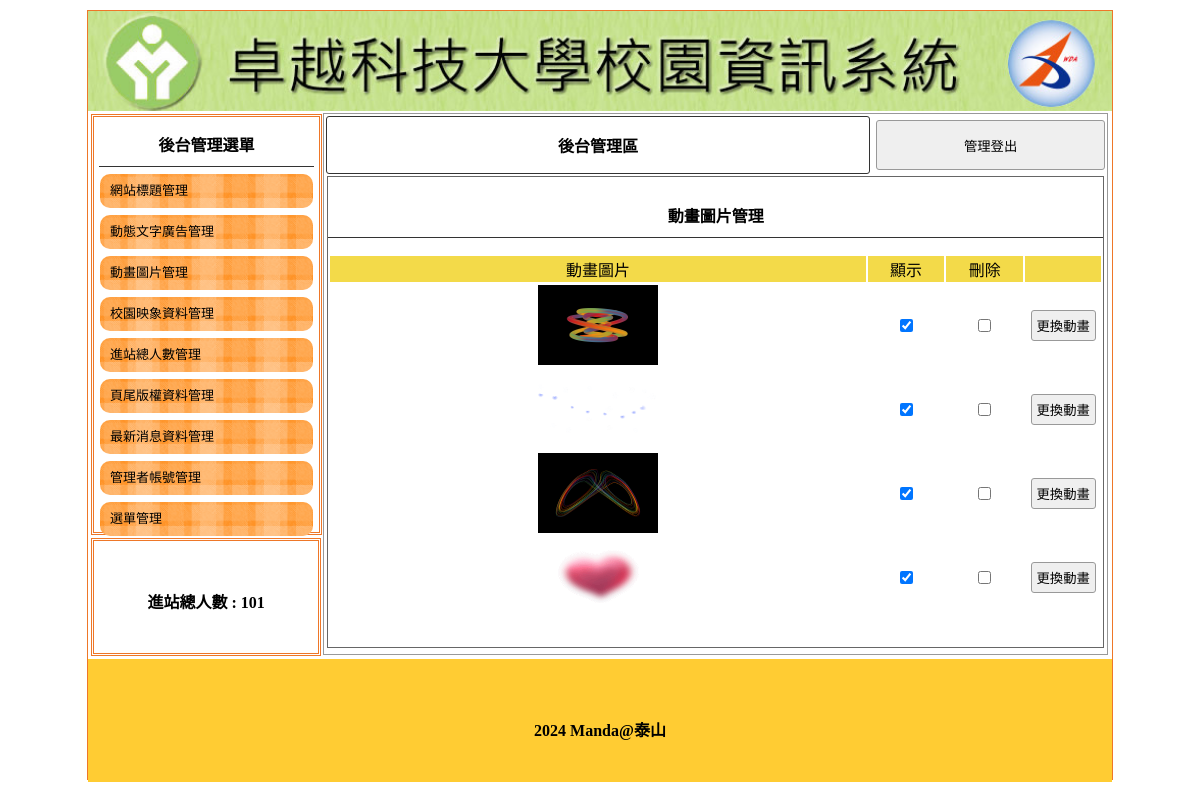
Page /admin.php?do=mvim on the committed database.
### tables this page shows
CREATE TABLE `titles` (
  `id` int(10) UNSIGNED NOT NULL,
  `img` text NOT NULL,
  `text` text NOT NULL,
  `sh` int(1) UNSIGNED NOT NULL DEFAULT 0
);

CREATE TABLE `total` (
  `id` int(10) UNSIGNED NOT NULL,
  `total` int(10) NOT NULL
);

CREATE TABLE `mvims` (
  `id` int(10) UNSIGNED NOT NULL,
  `img` text NOT NULL,
  `sh` int(1) UNSIGNED NOT NULL DEFAULT 1
);

CREATE TABLE `bottom` (
  `id` int(11) NOT NULL,
  `bottom` text NOT NULL
);

### api/db.php (called while the page is built, shortened)
<?php
class DB{
    protected $dsn="mysql:host=localhost;charset=utf8;dbname=db10";
    protected $pdo;
    protected $table;
    function __construct($table){
        $this->table=$table;
        $this->pdo=new PDO($this->dsn,'root','');
    }
    function all(...$arg){
        $sql="SELECT * FROM $this->table ";
        return $this->fetchAll($sql);
    }
    function find($id){
        $sql="SELECT * FROM $this->table ";
        if(is_array($id)){
            $where=$this->a2s($id);
            $sql=$sql . " WHERE ". join(" && ",$where);
        }else{
            $sql .= " WHERE `id`='$id' ";
        }
        return $this->fetchOne($sql);
    }
    function a2s($array){
        $tmp=[];
        foreach($array as $key => $value){
            $tmp[]="`$key`='$value'";
        }
        return $tmp;
    }
    protected function fetchOne($sql){
        return $this->pdo->query($sql)->fetch(PDO::FETCH_ASSOC);
    }
    protected function fetchAll($sql){
        return $this->pdo->query($sql)->fetchAll(PDO::FETCH_ASSOC);
    }
}
$Title=new DB('titles');
$Mvim=new DB('mvims');
$Total=new DB('total');
$Bottom=new DB('bottom');

### backend/mvim.php (the view, shortened to what this page needs)
<div class="di"
    style="height:540px; border:#999 1px solid; width:76.5%; margin:2px 0px 0px 0px; float:left; position:relative; left:20px;">
    <?php include_once "logout.php"; ?>
    <div style="width:99%; height:87%; margin:auto; overflow:auto; border:#666 1px solid;">
        <p class="t cent botli">動畫圖片管理</p>
        <form method="post" action="./api/edit.php">
            <table width="100%" class='cent'>
                <tbody>
                    <tr class="yel">
                        <td width="70%">動畫圖片</td>
                        <td width="10%">顯示</td>
                        <td width="10%">刪除</td>
                        <td></td>
                    </tr>
                    <?php
                    $rows=$Mvim->all();
                    foreach($rows as $row){
                    ?>
                    <tr>
                        <td>
                            <img src="./upload/<?=$row['img'];?>" style="width:120px;height:80px;">
                        </td>
                        <td>
                            <input type="checkbox" name="sh[]" value="<?=$row['id'];?>" <?=($row['sh']==1)?'checked':'';?>>
                        </td>
                        <td>
                            <input type="checkbox" name="del[]" value="<?=$row['id'];?>">
                        </td>
                        <td>
                            <input type="button"
                                onclick="op('#cover','#cvr','./modal/upload_<?=$do;?>.php?id=<?=$row['id'];?>&table=<?=$do;?>')"
                                  value="更換動畫">
                        </td>
                    </tr>
                    <?php
                    }
                    ?>
                </tbody>
            </table>
        </form>
    </div>
</div>

### admin.php (shortened to what this page needs)
<?php include_once "api/db.php";?>
<!DOCTYPE html
    PUBLIC "-//W3C//DTD XHTML 1.0 Transitional//EN" "http://www.w3.org/TR/xhtml1/DTD/xhtml1-transitional.dtd">
<html xmlns="http://www.w3.org/1999/xhtml">
<head>
    <link href="./css/css.css" rel="stylesheet" type="text/css">
</head>
<body>
    <div id="main">
        <a title="<?=$Title->find(['sh'=>1])['text'];?>" href="index.php">
            <div class="ti" style="background:url('./upload/<?=$Title->find(['sh'=>1])['img'];?>'); background-size:cover;"></div>
        </a>
        <div id="ms">
            <div id="lf" style="float:left;">
                <div id="menuput" class="dbor">
                    <span class="t botli">後台管理選單</span>
                    <a style="color:#000; font-size:13px; text-decoration:none;" href="?do=title">
                        <div class="mainmu">
                            網站標題管理 </div>
                    </a>
                    <a style="color:#000; font-size:13px; text-decoration:none;" href="?do=ad">
                        <div class="mainmu">
                            動態文字廣告管理 </div>
                    </a>
                    <a style="color:#000; font-size:13px; text-decoration:none;" href="?do=mvim">
                        <div class="mainmu">
                            動畫圖片管理 </div>
                    </a>
                    <a style="color:#000; font-size:13px; text-decoration:none;" href="?do=image">
                        <div class="mainmu">
                            校園映象資料管理 </div>
                    </a>
                    <a style="color:#000; font-size:13px; text-decoration:none;" href="?do=total">
                        <div class="mainmu">
                            進站總人數管理 </div>
                    </a>
                    <a style="color:#000; font-size:13px; text-decoration:none;" href="?do=bottom">
                        <div class="mainmu">
                            頁尾版權資料管理 </div>
                    </a>
                    <a style="color:#000; font-size:13px; text-decoration:none;" href="?do=news">
                        <div class="mainmu">
                            最新消息資料管理 </div>
                    </a>
                    <a style="color:#000; font-size:13px; text-decoration:none;" href="?do=admin">
                        <div class="mainmu">
                            管理者帳號管理 </div>
                    </a>
                    <a style="color:#000; font-size:13px; text-decoration:none;" href="?do=menu">
                        <div class="mainmu">
                            選單管理 </div>
                    </a>
                </div>
                <div class="dbor" style="margin:3px; width:95%; height:20%; line-height:100px;">
                    <span class="t">進站總人數 :
                    <?=$Total->find(1)['total'];?></span>
                </div>
            </div>
            <?php
			$do=$_GET['do']??'title';
			$file="./backend/{$do}.php";
			if(file_exists($file)){
				include $file;
			}else{
				include "./backend/title.php";
			}
			?>
        </div>
        <div
            style="width:1024px; left:0px; position:relative; background:#FC3; margin-top:4px; height:123px; display:block;">
            <span class="t" style="line-height:123px;"><?=$Bottom->find(1)['bottom'];?></span>
        </div>
    </div>
</body>
</html>

### css/css.css (style rules this page uses)
body { padding: 0px; margin: 0px; }
#main { width: 1024px; height: 768px; margin: 10px auto 10px auto; border: #EE7728 1px solid; position: relative; }
.ti { width: 100%; height: 100px; position: relative; background-size: cover; background-repeat: no-repeat; }
.dbor { border: #EE7728 double 3px; margin: 1px; padding: 2px 10px 2px 10px; }
.t { font-weight: 800; display: block; text-align: center; padding: 10px 1px 10px 1px; }
.botli { border-bottom: #333 1px solid; }
.mainmu { position: relative; border-radius: 10px; background: url(../icon/menu.fw.png) center no-repeat; background-size: cover; line-height: 30px; padding: 2px 10px 2px 10px; margin: 7px 1px 7px 1px; }
#lf { height: 540px; width: 21%; display: inline-block; }
#menuput { width: 100%; height: 75%; position: relative; padding: 5px; display: block; margin: 3px; }
.di { display: inline-block; }
.cent { text-align: center; }
input, button { border: #999 1px solid; border-radius: 3px; background: #EFEFEF; padding: 5px; margin: 3px; }
.yel td { background: #F3DA49; text-align: center; }

### rows in the picture
titles: img (picture)
total: total "101"
mvims: img (picture), sh "☑"
mvims: img (picture), sh "☑"
mvims: img (picture), sh "☑"
mvims: img (picture), sh "☑"
bottom: bottom "2024 Manda@泰山"
